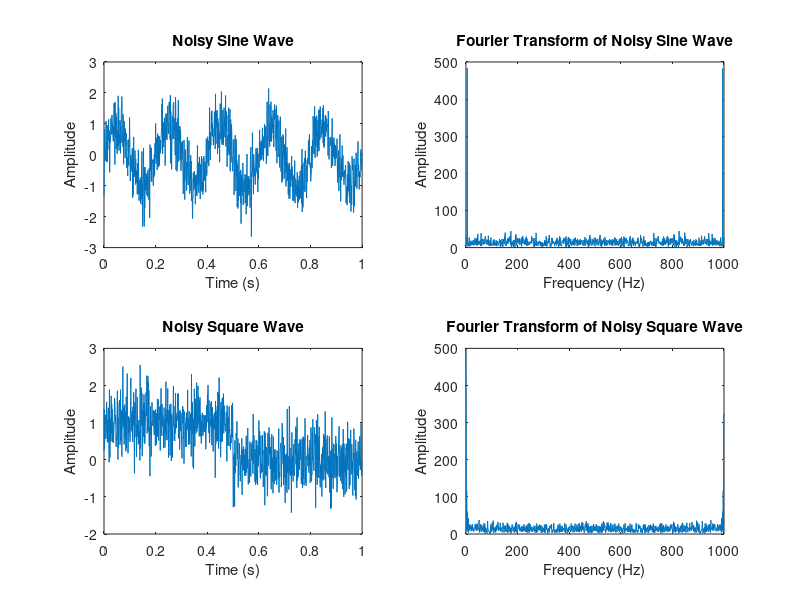

Recreate this plot in MATLAB.
% パラメータ設定
dt = 0.001; % 1ステップの時間 [秒]
times = 0:dt:1-dt; % 時間ベクトル
N = length(times); % サンプル数

f = 5; % サイン波の周波数 [Hz]
sigma = 0.5; % ノイズの分散

rng(1); % 乱数シードの設定

% サイン波の生成
x_s = sin(2 * pi * times * f);
x = x_s + sigma * randn(1, N);

% 矩形波の生成
y_s = zeros(1, N);
y_s(1:floor(N/2)) = 1;
y = y_s + sigma * randn(1, N);

% フーリエ変換の実行
X = fft(x);
Y = fft(y);

% 周波数ベクトルの生成
f_vec = (0:N-1)*(1/(N*dt));

% 結果のプロット
figure;

% ノイズを加えたサイン波のプロット
subplot(2, 2, 1);
plot(times, x);
title('Noisy Sine Wave');
xlabel('Time (s)');
ylabel('Amplitude');

% サイン波のフーリエ変換結果のプロット
subplot(2, 2, 2);
plot(f_vec, abs(X));
title('Fourier Transform of Noisy Sine Wave');
xlabel('Frequency (Hz)');
ylabel('Amplitude');

% ノイズを加えた矩形波のプロット
subplot(2, 2, 3);
plot(times, y);
title('Noisy Square Wave');
xlabel('Time (s)');
ylabel('Amplitude');

% 矩形波のフーリエ変換結果のプロット
subplot(2, 2, 4);
plot(f_vec, abs(Y));
title('Fourier Transform of Noisy Square Wave');
xlabel('Frequency (Hz)');
ylabel('Amplitude');
